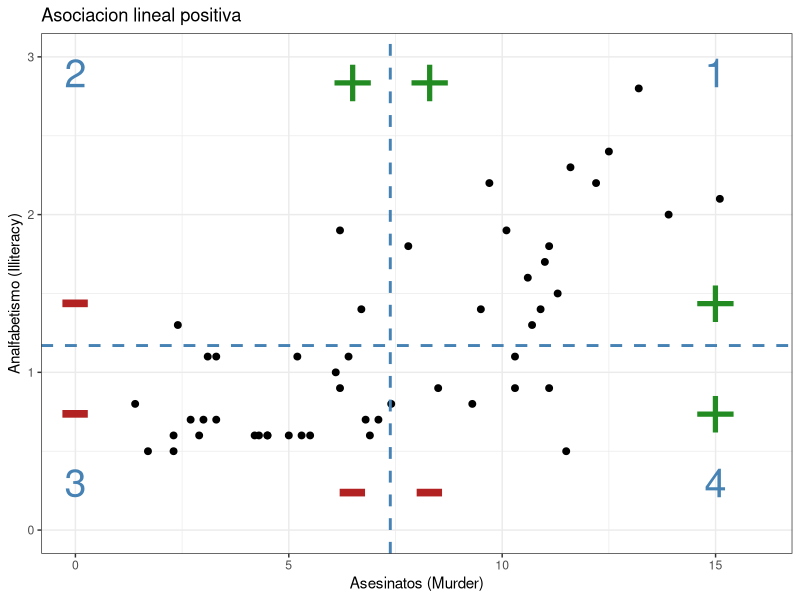
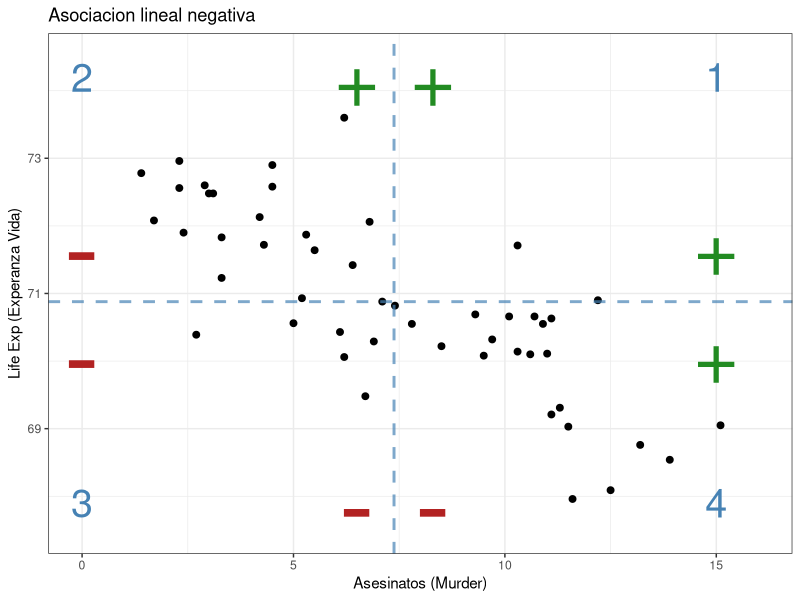
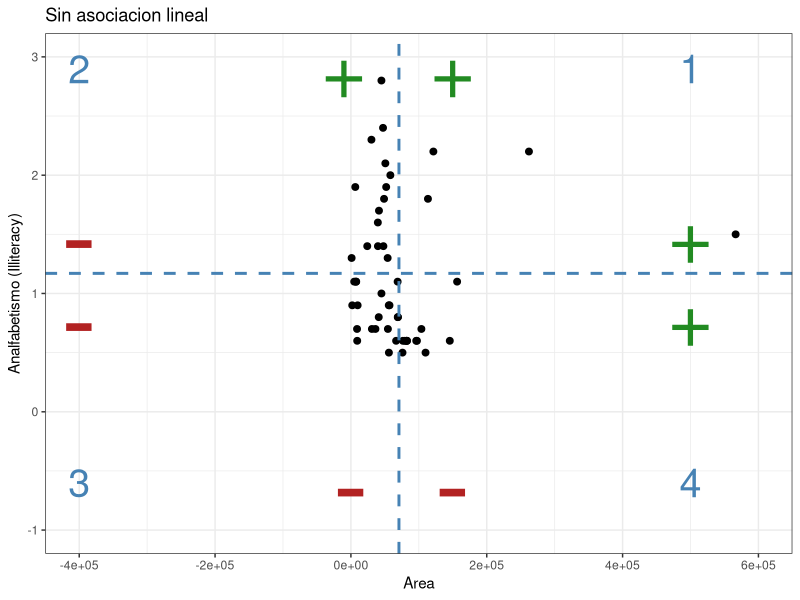
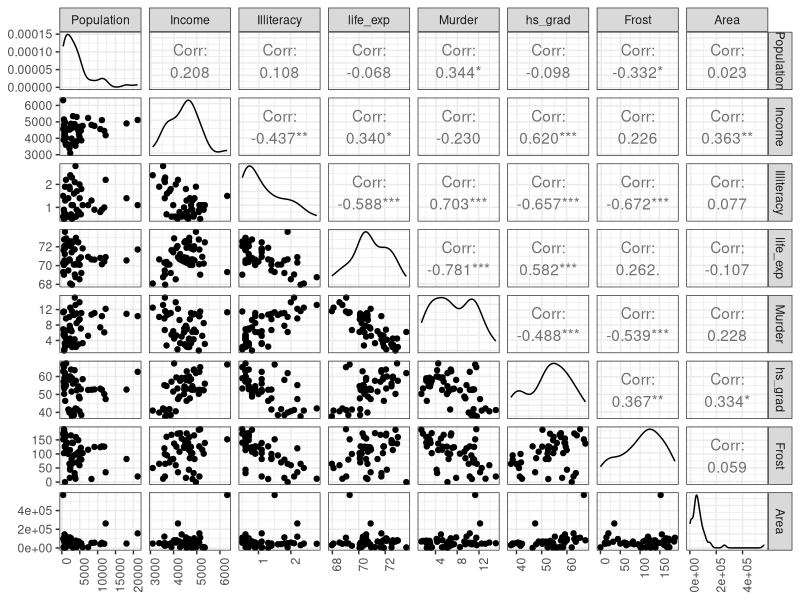
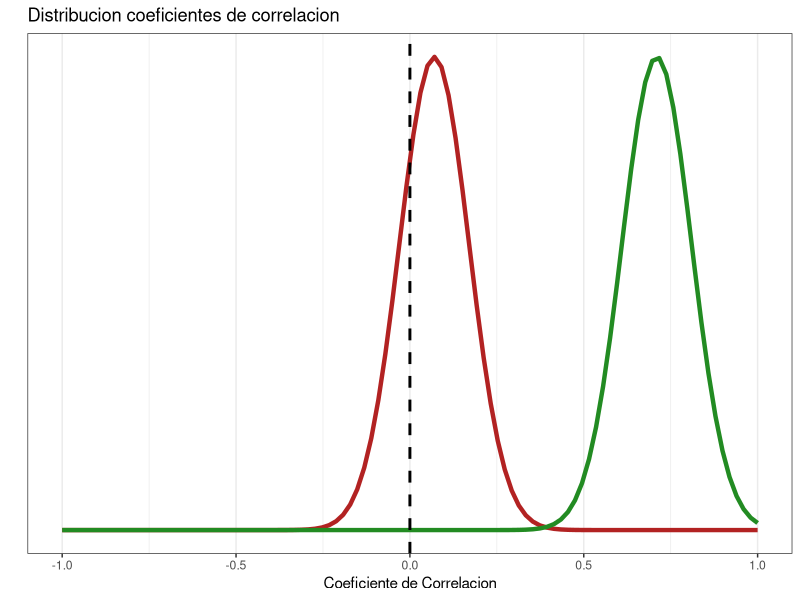
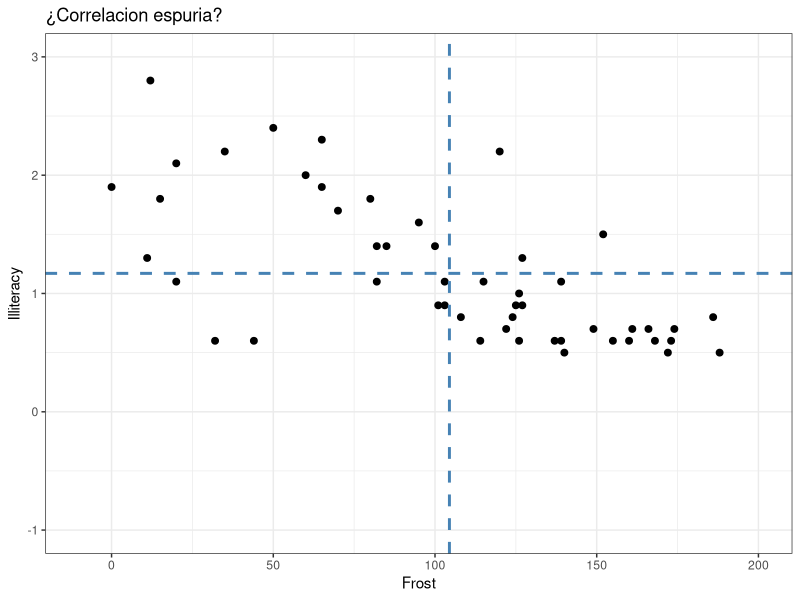
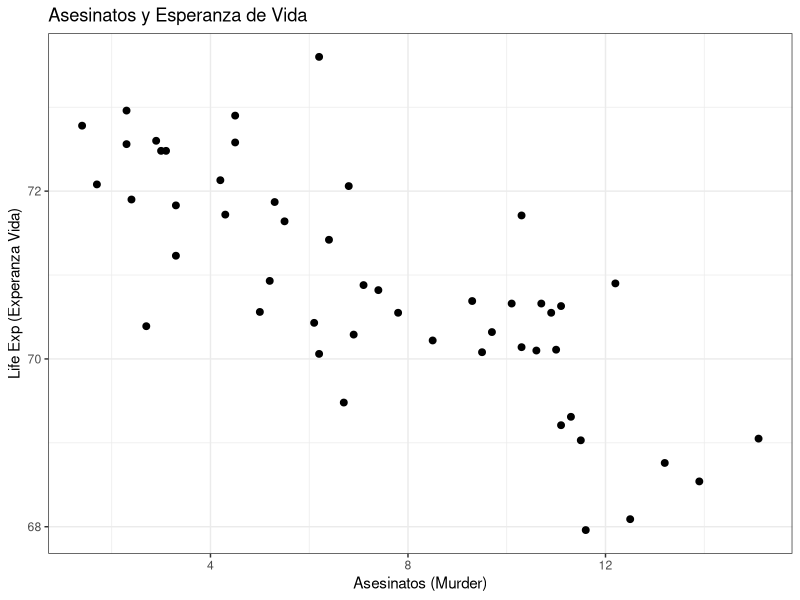
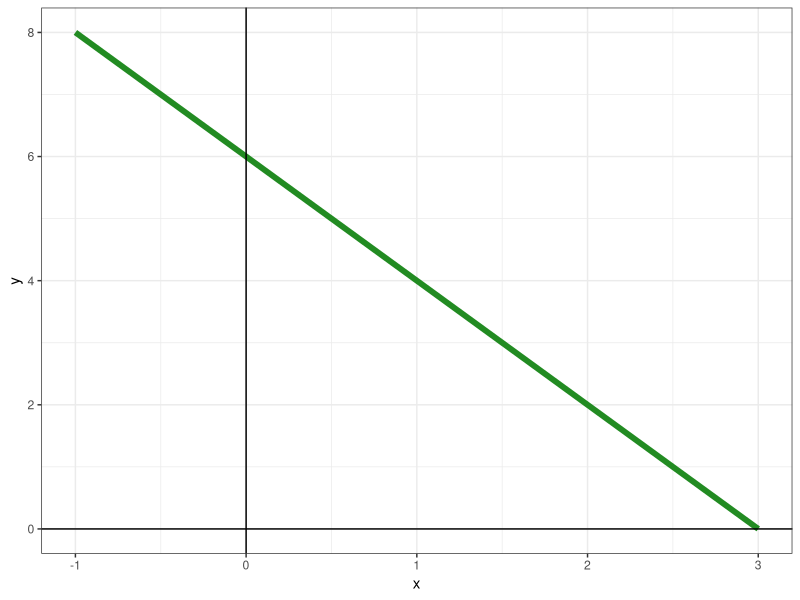

Reproduce these figures in R, in order.
## ---- chunk 1
library(tidyverse)
library(GGally)
library(cowplot)
## ---- chunk 2
estados <- state.x77 %>% as.data.frame() %>% rename(life_exp = `Life Exp`, hs_grad=`HS Grad`)
## ---- chunk 3
?state.x77
glimpse(estados)
## ---- chunk 4
summary(estados)
## ---- chunk 5
ggplot(estados, aes(x=Murder,y=Illiteracy)) + geom_point(size=2) +
  geom_hline(yintercept = mean(estados$Illiteracy),color='steelblue', linetype='dashed', size=1) +
  geom_vline(xintercept = mean(estados$Murder), color='steelblue', linetype='dashed', size=1) +
  annotate(geom='text', x=c(6.5,8.3,15,15), y=c(2.9,2.9,1.5,0.8), label='+', colour='forestgreen', size=19) +
  annotate(geom='text', x=c(6.5,8.3,0,0), y=c(0.3,0.3,1.5,0.8), label='-', colour='firebrick', size=27) +
  annotate(geom='text', x=15, y=2.9, label='1', colour='steelblue', size=10) +
  annotate(geom='text', x=15, y=0.3, label='4', colour='steelblue', size=10) +
  annotate(geom='text', x=0, y=0.3, label='3', colour='steelblue', size=10) +
  annotate(geom='text', x=0, y=2.9, label='2', colour='steelblue', size=10) +
  labs(title='Asociacion lineal positiva', x='Asesinatos (Murder)', y='Analfabetismo (Illiteracy)')+
  theme_bw() + scale_y_continuous(limits = c(0,3)) + scale_x_continuous(limits = c(0,16))
## ---- chunk 6
cov(x=estados$Murder, y=estados$Illiteracy)
## ---- chunk 7
ggplot(estados, aes(x=Murder,y=life_exp)) + geom_point(size=2) +
  geom_hline(yintercept = mean(estados$life_exp), color='steelblue', linetype='dashed', size=1, alpha=0.7) +
  geom_vline(xintercept = mean(estados$Murder), color='steelblue', linetype='dashed', size=1, alpha=0.7) +
  annotate(geom='text', x=c(6.5,8.3,15,15), y=c(74.2,74.2,71.7,70.1), label='+', colour='forestgreen', size=19) +
  annotate(geom='text', x=c(6.5,8.3,0,0), y=c(67.9,67.9,71.7,70.1), label='-', colour='firebrick', size=27) +
  annotate(geom='text', x=15, y=74.2, label='1', colour='steelblue', size=10) +
  annotate(geom='text', x=15, y=67.9, label='4', colour='steelblue', size=10) +
  annotate(geom='text', x=0, y=67.9, label='3', colour='steelblue', size=10) +
  annotate(geom='text', x=0, y=74.2, label='2', colour='steelblue', size=10) +
  labs(title='Asociacion lineal negativa', x='Asesinatos (Murder)', y='Life Exp (Experanza Vida)')+
  theme_bw() +
  scale_x_continuous(limits = c(0,16)) + scale_y_continuous(limits = c(67.5,74.5))
## ---- chunk 8
cov(x=estados$Murder, y=estados$life_exp)
## ---- chunk 9
ggplot(estados, aes(x=Area,y=Illiteracy)) + geom_point(size=2) +
  geom_hline(yintercept = mean(estados$Illiteracy),color='steelblue', linetype='dashed', size=1) +
  geom_vline(xintercept = mean(estados$Area), color='steelblue', linetype='dashed', size=1) +
  annotate(geom='text', x=c(-10000,150000,500000,500000), y=c(2.9,2.9,1.5,0.8), label='+', colour='forestgreen', size=19) +
  annotate(geom='text', x=c(0,150000,-400000,-400000), y=c(-0.6,-0.6,1.5,0.8), label='-', colour='firebrick', size=27) +
  annotate(geom='text', x=500000, y=2.9, label='1', colour='steelblue', size=10) +
  annotate(geom='text', x=500000, y=-0.6, label='4', colour='steelblue', size=10) +
  annotate(geom='text', x=-400000, y=-0.6, label='3', colour='steelblue', size=10) +
  annotate(geom='text', x=-400000, y=2.9, label='2', colour='steelblue', size=10) +
  labs(title='Sin asociacion lineal',y='Analfabetismo (Illiteracy)')+
  theme_bw() + scale_y_continuous(limits = c(-1,3)) + scale_x_continuous(limits = c(-400000,600000))
## ---- chunk 10
cov(x = estados$Area, y=estados$Illiteracy)
## ---- chunk 11
# Covarianza entre area (medida en millas cuadradas) y analfabetismo
cov_1 = cov(x = estados$Area, y=estados$Illiteracy)
cov_1
# 1 milla cuadrada = 2.59 kilometros cuadrados
area_kilometros = estados$Area*2.59
# Covarianza entre area (medida en kilometros cuadradas) y analfabetismo
cov_2=cov(x = area_kilometros, y=estados$Illiteracy)
cov_2
## ---- chunk 12
# Correlacion entre area (medida en millas cuadradas) y analfabetismo
corr_1 = cor(x = estados$Area, y=estados$Illiteracy)
corr_1
# 1 milla cuadrada = 2.59 kilometros cuadrados
area_kilometros = estados$Area*2.59
# Correlacion entre area (medida en kilometros cuadradas) y analfabetismo
corr_2=cor(x = area_kilometros, y=estados$Illiteracy)
corr_2
## ---- chunk 13
# Correlacion entre homicidios y analfabetismo
corr_positiva = cor(x = estados$Murder, y=estados$Illiteracy)
corr_positiva
## ---- chunk 14
# Correlacion entre homicidios y esperanza de vida
corr_negativa = cor(x = estados$Murder, y=estados$life_exp)
corr_negativa
## ---- chunk 15
# Covarianza entre area (medida en kilometros cuadradas) y analfabetismo
corr_nula = cor(x = estados$Area, y=estados$Illiteracy)
corr_nula
## ---- chunk 16

ggpairs(estados) + theme_bw() + theme(axis.text.x = element_text(angle = 90, hjust = 1))
## ---- chunk 17
# Sacamos el promedio de días con temperatura mínima por debajo de los 0 grados para los 50 estados
mean(estados$Frost)
# Sacamos la correlacion entre dias debajo de los 0 grados (Frost) y el analfabetismo 
cor(estados$Frost, estados$Illiteracy)

#Seleccionamos los 10 estados mas frios 
frios= estados %>% arrange(desc(Frost)) %>% slice(1:10)
# Sacamos el promedio de días con temperatura mínima por debajo de los 0 grados para esos 10 estados
mean(frios$Frost)
# Sacamos la correlacion entre dias debajo de los 0 grados (Frost) y el analfabetismo para esos 10 estados
cor(frios$Frost, frios$Illiteracy)

# Ahora seleccionamos los 10 estados mas calidos 
calidos= estados %>% arrange(desc(Frost)) %>% slice(41:50)
# Sacamos el promedio de días con temperatura mínima por debajo de los 0 grados para esos 10 estados
mean(calidos$Frost)
cor(calidos$Frost, calidos$Illiteracy)
## ---- chunk 18
ggplot(data = data.frame(x = c(-1, 1)), aes(x)) +
  stat_function(fun = dnorm, n = 100, args = list(mean = 0.07, sd = .1), color="firebrick", size=1.5) +
  stat_function(fun = dnorm, n = 100, args = list(mean = 0.71, sd = .1), color="forestgreen",size=1.5) +
  geom_vline(xintercept = 0, linetype='dashed', size=1) +
  theme_bw() +
  labs(title="Distribucion coeficientes de correlacion", x="Coeficiente de Correlacion", y="")+
  scale_y_continuous(breaks = NULL)
## ---- chunk 19
# Veamos la documentacion
?cor.test
# Al igual que para calcular el coeficiente de correlacion pasamos nuestras dos variables: X e Y
cor.test(x=estados$Murder, y=estados$Illiteracy)
## ---- chunk 20
cor.test(x=estados$Area, y=estados$Illiteracy)
## ---- chunk 21
ggplot(estados, aes(x=Frost,y=Illiteracy)) + geom_point(size=2) +
  geom_hline(yintercept = mean(estados$Illiteracy),color='steelblue', linetype='dashed', size=1) +
  geom_vline(xintercept = mean(estados$Frost), color='steelblue', linetype='dashed', size=1) +
  labs(title='¿Correlacion espuria?')+
  theme_bw() + scale_y_continuous(limits = c(-1,3)) + scale_x_continuous(limits = c(-10,200))
## ---- chunk 22
cor(x=estados$Frost, y=estados$Illiteracy)
## ---- chunk 23
ggplot(estados, aes(x=Murder,y=life_exp)) +
  geom_point(size=2) +
  labs(title='Asesinatos y Esperanza de Vida', x='Asesinatos (Murder)', y='Life Exp (Experanza Vida)')+
  theme_bw()
## ---- chunk 24
# Creo la funcion
funcion <- function(x) {6 - 2*x}
# Grafico
ggplot(data.frame(x = c(-1, 3)), aes(x)) +
  stat_function(fun=funcion, colour='forestgreen', size=2)+
  geom_vline(xintercept = 0) +
  geom_hline(yintercept = 0) +
  theme_bw()
## ---- chunk 25
recta1 <- ggplot(estados, aes(x=Murder,y=life_exp)) +
  geom_point(size=2) +
  geom_abline(intercept = 73, slope = -0.3, colour='forestgreen', size=1.5) +
  labs(title='Recta 1', x='Asesinatos (Murder)', y='Life Exp (Experanza Vida)')+
  theme_bw()

recta2 <- ggplot(estados, aes(x=Murder,y=life_exp)) +
  geom_point(size=2) +
  geom_abline(intercept = 69, slope = 0.2, colour='firebrick', size=1.5) +
  labs(title='Recta 2', x='Asesinatos (Murder)', y='Life Exp (Experanza Vida)')+
  theme_bw()

recta3 <- ggplot(estados, aes(x=Murder,y=life_exp)) +
  geom_point(size=2) +
  geom_abline(intercept = 71, slope = -0.3, colour='steelblue', size=1.5) +
  labs(title='Recta 3', x='Asesinatos (Murder)', y='Life Exp (Experanza Vida)')+
  theme_bw()

plot_grid(recta1,recta2,recta3)

## ---- chunk 26
#Creo el modelo con life_exp (variable a predecir) ~ Murder (variable predictora)
modelo_asesinatos<-lm(formula = life_exp~Murder, data = estados)

modelo_asesinatos
## ---- chunk 27
modelo_asesinatos$coefficients
## ---- chunk 28
ggplot(estados, aes(x=Murder,y=life_exp)) +
  geom_point(size=2) +
  geom_abline(intercept = 73, slope = -0.3, colour='forestgreen', size=1.5) +
  geom_vline(xintercept = 0) +
  labs(title='Modelo lineal', x='Asesinatos (Murder)', y='Life Exp (Experanza Vida)')+
  theme_bw()
## ---- chunk 29
# Resumen del modelo
summary(modelo_asesinatos)
## ---- chunk 30
#Creo el modelo con life_exp (variable a predecir) ~ Income (variable predictora)
modelo_ingreso<-lm(formula = life_exp~Income, data = estados)
# Resumen del modelo
summary(modelo_ingreso)
